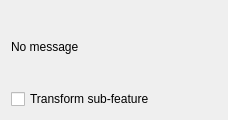
<?xml version="1.0" encoding="UTF-8"?>
<ui version="4.0">
 <class>TaskTransformedMessages</class>
 <widget class="QWidget" name="TaskTransformedMessages">
  <property name="geometry">
   <rect>
    <x>0</x>
    <y>0</y>
    <width>228</width>
    <height>120</height>
   </rect>
  </property>
  <property name="windowTitle">
   <string notr="true">Form</string>
  </property>
  <layout class="QVBoxLayout" name="verticalLayout">
   <item>
    <widget class="QLabel" name="labelTransformationStatus">
     <property name="font">
      <font>
       <pointsize>9</pointsize>
      </font>
     </property>
     <property name="text">
      <string>No message</string>
     </property>
     <property name="wordWrap">
      <bool>true</bool>
     </property>
    </widget>
   </item>
   <item>
    <widget class="QCheckBox" name="checkBoxSubTransform">
     <property name="text">
      <string>Transform sub-feature</string>
     </property>
    </widget>
   </item>
  </layout>
 </widget>
 <resources/>
 <connections/>
</ui>
